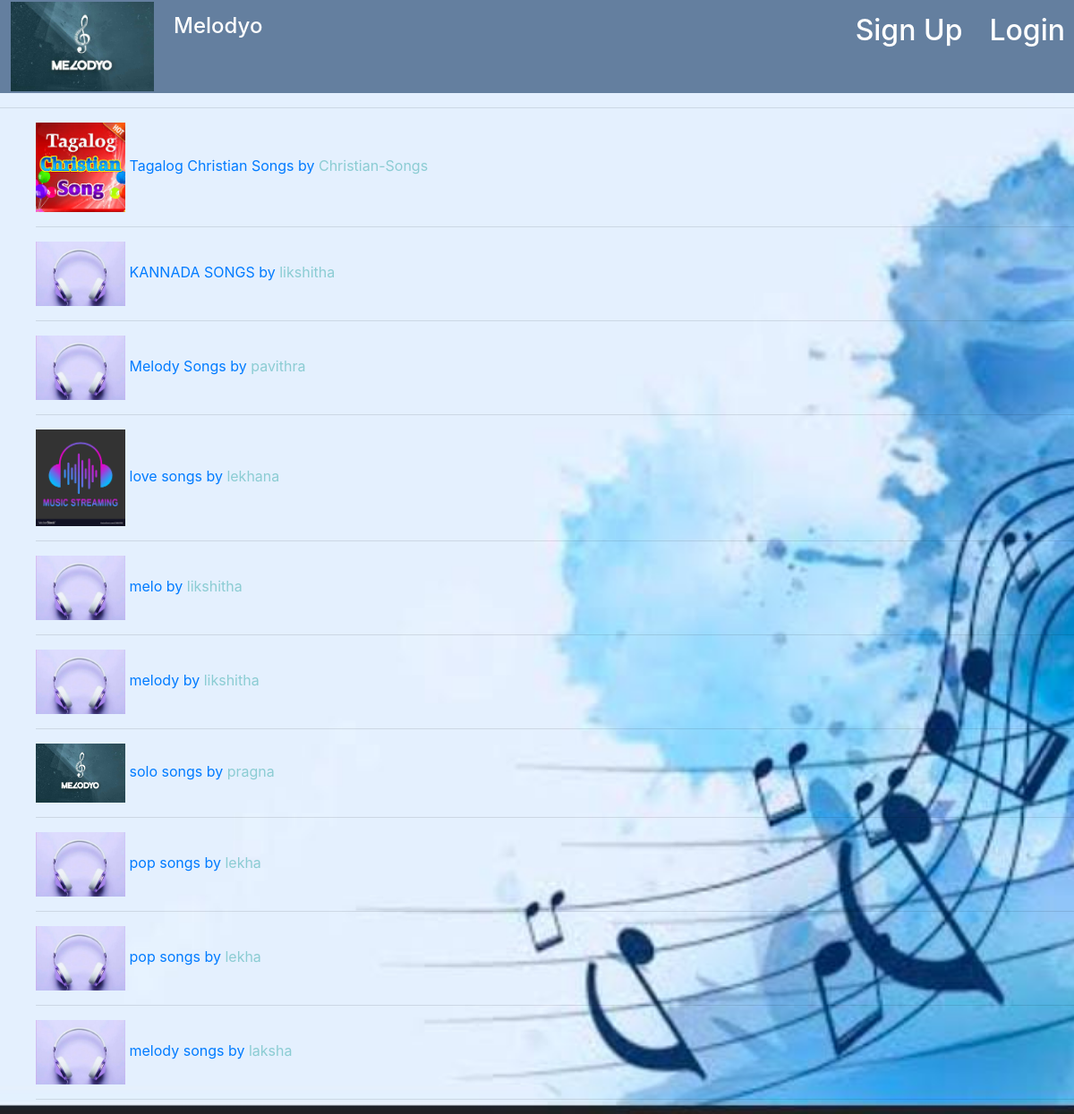
/home/, run on the app's committed database.
### music_nation/models.py (models this page shows, shortened)
class Album(models.Model):
    album_name = models.CharField(max_length=30)
    uploaded_on = models.DateField(default=timezone.now())
    album_logo = models.FileField(upload_to=user_directory_path)
    album_genre = models.CharField(max_length=30)
    album_artist = models.ForeignKey(User, on_delete=models.CASCADE, related_name='albums')

### music_nation/views.py (the view)
# urls.py: 2. Add a URL to urlpatterns:  path('', views.home, name='home')
def home(request):
    albums = Album.objects.all()
    return render(request, 'music_nation/homepage.html',{'albums':albums})

### music_nation/templates/music_nation/homepage.html (shortened to what this page needs)
{% extends 'music_nation/base.html' %}
{%block content%}
<hr/>
<div>
  <ul class="home-list">
    {% for album in albums %}
      <li >
        <span><a class="home-a" href="{% url 'music_nation:album_detail' username=album.album_artist album=album.album_name %}">
          <img src="{{ album.album_logo.url }}" style="width:100px">
        </a></span>
         <span style="color:#007bff;">{{album.album_name}} by</span>
        <a class="home-a" href="{% url 'music_nation:profile_detail' username=album.album_artist %}">
          {{album.album_artist}}
        </a>
      </li><hr/>
    {% endfor %}
  </ul>
</div>
{%endblock%}

### music_nation/templates/music_nation/base.html (shortened to what this page needs)
{% load static %}
<html>
  <head>
    <link rel="stylesheet" type="text/css" href="{% static 'music_nation/css/bootstrap.min.css' %}">
    <link rel="stylesheet" type="text/css" href="{% static 'music_nation/css/music_nation.css' %}">
  </head>
  <body id="bg"style="background-image:url('{%static 'music_nation/img/4.jpg'%}');">
    <div >
      <header>
        <nav>
          <ul class="bglight" style="background-color: rgb(100, 127, 159);">
            <li class="li-left">
              <a class="base-a-img" href="{% url 'music_nation:home' %}">
                <img src="{% static 'music_nation/img/2.jpg' %}" height="100px" width="160px">
              </a>
            </li>
             <li class="li-left" >
              <h2 class="base-a">Melodyo</h2>
            </li>
            {% if user.is_authenticated %}
            <li class="li-right">
              <a class="base-a" href="{% url 'music_nation:signup' %}"><h2>Logout</h2></a>
            </li>
            <li class="li-right">
              <a class="base-a" href="{% url 'music_nation:add_album' user %}"><h2>Add Album</h2></a>
            </li>
            <li class="li-right">
              <a class="base-a" href="{% url 'music_nation:profile_detail' user %}"><h2>{{ user.username }}</h2></a>
            </li>
            {% else %}
            <li class="li-right">
              <a class="base-a" href="{% url 'music_nation:login' %}"><h2>Login</h2></a>
            </li>
            <li class="li-right">
              <a class="base-a" href="{% url 'music_nation:signup' %}"><h2>Sign Up</h2></a>
            </li>
            {% endif %}
          </ul>
        </nav>
      </header>
    </div>
    <div>
      {%block content%}
      {%endblock%}
    </div>
  </body>
</html>

### music_nation/static/music_nation/css/music_nation.css (style rules this page uses)
body { background-color: #ffffffbb; }
.bglight { list-style-type: none; margin: 0; padding: 0; overflow: hidden; background-color: rgb(172, 173, 215); }
.li-left { float: left; }
.li-right { float: right; }
.base-a { display: block; color: white; padding-top: 15px; padding-bottom: 15px; padding-left: 10px; padding-right: 10px; margin-left: 10px; text-align: center; text-decoration: none; font-size: x-large; }
.base-a-img { display: block; color: white; margin-left: 10px; padding: 2px; text-align: center; text-decoration: none; }
.home-list { list-style-type: none; margin-left: : 100px;; }
.home-a { color: #8bccd3; font-size: ; }

### music_nation/templates/music_nation/base.html (style rules this page uses)
#bg { background-repeat: no-repeat; background-color: rgb(159, 159, 233); background-size: cover; background-attachment: fixed; }

### data on the page
Album: album_logo (picture), album_name "Tagalog Christian Songs", album_artist "Christian-Songs"
Album: album_logo (picture), album_name "KANNADA SONGS", album_artist "likshitha"
Album: album_logo (picture), album_name "Melody Songs", album_artist "pavithra"
Album: album_logo (picture), album_name "love songs", album_artist "lekhana"
Album: album_logo (picture), album_name "melo", album_artist "likshitha"
Album: album_logo (picture), album_name "melody", album_artist "likshitha"
Album: album_logo (picture), album_name "solo songs", album_artist "pragna"
Album: album_logo (picture), album_name "pop songs", album_artist "lekha"
Album: album_logo (picture), album_name "pop songs", album_artist "lekha"
Album: album_logo (picture), album_name "melody songs", album_artist "laksha"
